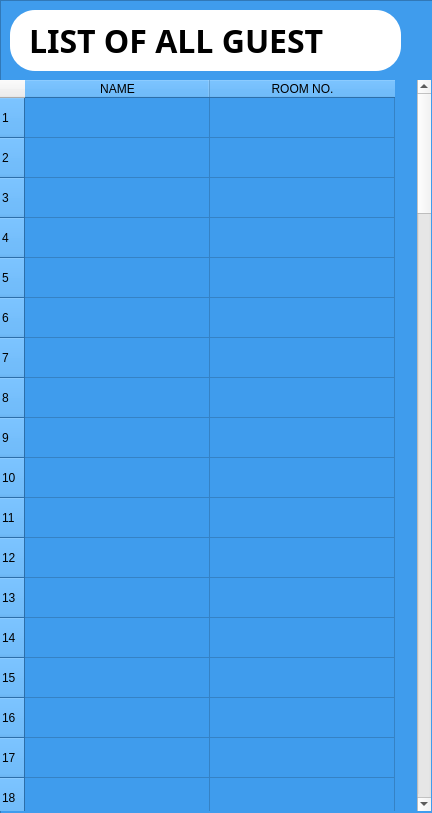
<?xml version="1.0" encoding="UTF-8"?>
<ui version="4.0">
 <class>MainWindow</class>
 <widget class="QMainWindow" name="MainWindow">
  <property name="geometry">
   <rect>
    <x>0</x>
    <y>0</y>
    <width>432</width>
    <height>813</height>
   </rect>
  </property>
  <property name="minimumSize">
   <size>
    <width>432</width>
    <height>813</height>
   </size>
  </property>
  <property name="maximumSize">
   <size>
    <width>432</width>
    <height>813</height>
   </size>
  </property>
  <property name="windowTitle">
   <string>MainWindow</string>
  </property>
  <widget class="QWidget" name="centralwidget">
   <widget class="QFrame" name="frame">
    <property name="geometry">
     <rect>
      <x>0</x>
      <y>0</y>
      <width>781</width>
      <height>821</height>
     </rect>
    </property>
    <property name="styleSheet">
     <string notr="true">QFrame{background-color: #3F9CED
;

}

</string>
    </property>
    <property name="frameShape">
     <enum>QFrame::StyledPanel</enum>
    </property>
    <property name="frameShadow">
     <enum>QFrame::Raised</enum>
    </property>
    <widget class="QLabel" name="LISTOFALLGUEST">
     <property name="geometry">
      <rect>
       <x>10</x>
       <y>10</y>
       <width>391</width>
       <height>61</height>
      </rect>
     </property>
     <property name="font">
      <font>
       <family>Product Sans</family>
       <pointsize>24</pointsize>
       <weight>75</weight>
       <bold>true</bold>
      </font>
     </property>
     <property name="styleSheet">
      <string notr="true">QWidget{
 background-color:white;
 padding: 10px;
    border-radius: 25px;
}</string>
     </property>
     <property name="text">
      <string>LIST OF ALL GUEST</string>
     </property>
    </widget>
    <widget class="QTableWidget" name="tableWidget">
     <property name="geometry">
      <rect>
       <x>0</x>
       <y>80</y>
       <width>431</width>
       <height>731</height>
      </rect>
     </property>
     <property name="styleSheet">
      <string notr="true">QWidget{

    border-radius: 50px;
}</string>
     </property>
     <property name="rowCount">
      <number>100</number>
     </property>
     <property name="columnCount">
      <number>2</number>
     </property>
     <attribute name="horizontalHeaderDefaultSectionSize">
      <number>185</number>
     </attribute>
     <attribute name="verticalHeaderMinimumSectionSize">
      <number>40</number>
     </attribute>
     <row/>
     <row/>
     <row/>
     <row/>
     <row/>
     <row/>
     <row/>
     <row/>
     <row/>
     <row/>
     <row/>
     <row/>
     <row/>
     <row/>
     <row/>
     <row/>
     <row/>
     <row/>
     <row/>
     <row/>
     <row/>
     <row/>
     <row/>
     <row/>
     <row/>
     <row/>
     <row/>
     <row/>
     <row/>
     <row/>
     <row/>
     <row/>
     <row/>
     <row/>
     <row/>
     <row/>
     <row/>
     <row/>
     <row/>
     <row/>
     <row/>
     <row/>
     <row/>
     <row/>
     <row/>
     <row/>
     <row/>
     <row/>
     <row/>
     <row/>
     <row/>
     <row/>
     <row/>
     <row/>
     <row/>
     <row/>
     <row/>
     <row/>
     <row/>
     <row/>
     <row/>
     <row/>
     <row/>
     <row/>
     <row/>
     <row/>
     <row/>
     <row/>
     <row/>
     <row/>
     <row/>
     <row/>
     <row/>
     <row/>
     <row/>
     <row/>
     <row/>
     <row/>
     <row/>
     <row/>
     <row/>
     <row/>
     <row/>
     <row/>
     <row/>
     <row/>
     <row/>
     <row/>
     <row/>
     <row/>
     <row/>
     <row/>
     <row/>
     <row/>
     <row/>
     <row/>
     <row/>
     <row/>
     <row/>
     <row/>
     <column>
      <property name="text">
       <string>NAME</string>
      </property>
     </column>
     <column>
      <property name="text">
       <string>ROOM NO.</string>
      </property>
     </column>
    </widget>
   </widget>
  </widget>
 </widget>
 <resources/>
 <connections/>
</ui>
